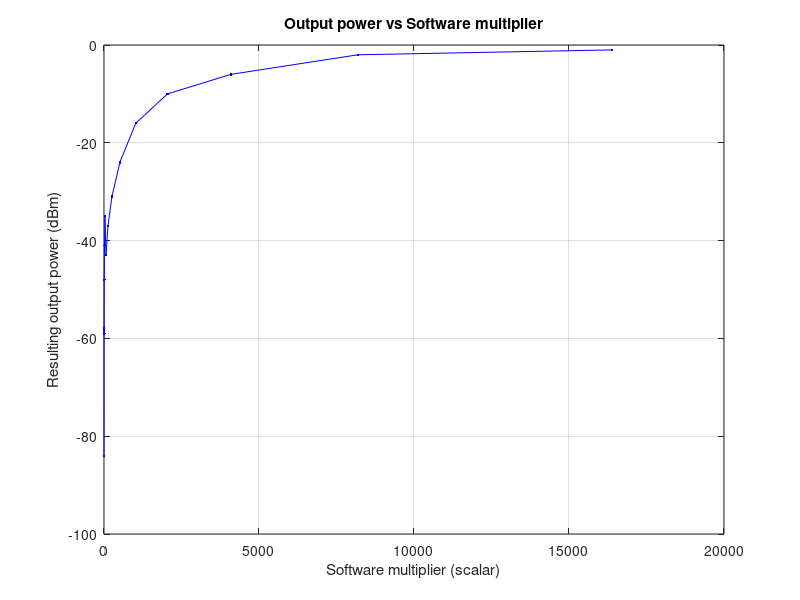
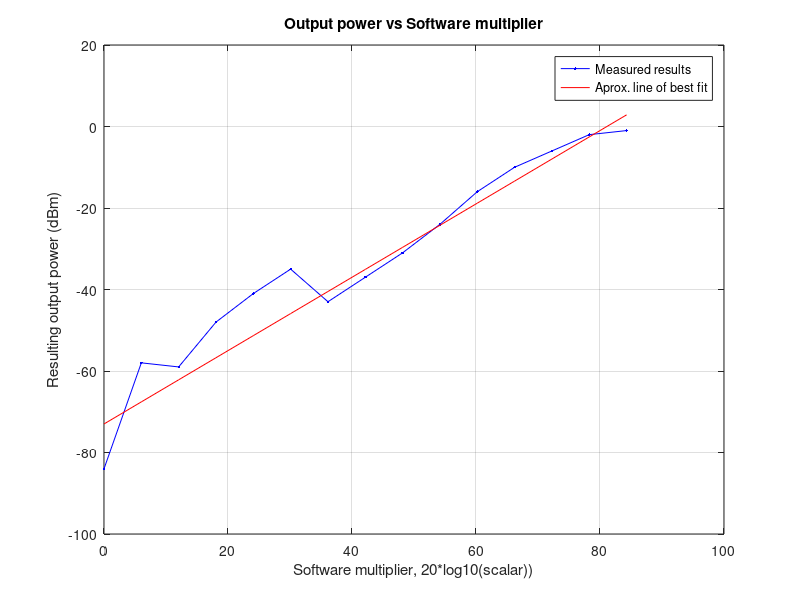

Here is the MATLAB script that generated these plots, in order:
%**************************************************************************
% Quick test to understand the relationship between software gain
% (multiplier) and the USRP output power. This was tested by applying
% various software gains to a transmitted test tone and measuring the
% resulting RSSI on a TP9100.
%
% Based on these results I have concluded that the relationship is:
%
% "output_power = 18*log10(multiplier) - 73" (dB)
%
% This relationship is only reliable from 0 to -40 dB.
%
% Author: Jonas Hodel
% Date: 07/05/07
%**************************************************************************
 
close all
 
% RSSI was measured at these multiplier values.
multiplier = ones(1, 15);
j = 1;
for k = multiplier
    multiplier(j) = 2^(j-1);
    j = j + 1;
end
 
% These are the results of the RSSI measurements.
RSSI = [-84 -58 -59 -48 -41 -35 -43 -37 -31 -24 -16 -10 -6 -2 -1];
 
% Plot the results
plot(multiplier, RSSI, 'b.-')
title('Output power vs Software multiplier')
xlabel('Software multiplier (scalar)')
ylabel('Resulting output power (dBm)')
grid on
figure
 
% Plot the results on a compared to 20*log10().
plot(20*log10(multiplier), RSSI, 'b.-')
grid on
 
% Fit line to gain an understanding of the relationship.
x = 20*log10(multiplier);
y = (45/50)*x - 73;
hold on
plot(x, y, 'r')
title('Output power vs Software multiplier')
xlabel('Software multiplier, 20*log10(scalar))')
ylabel('Resulting output power (dBm)')
legend('Measured results', 'Aprox. line of best fit')